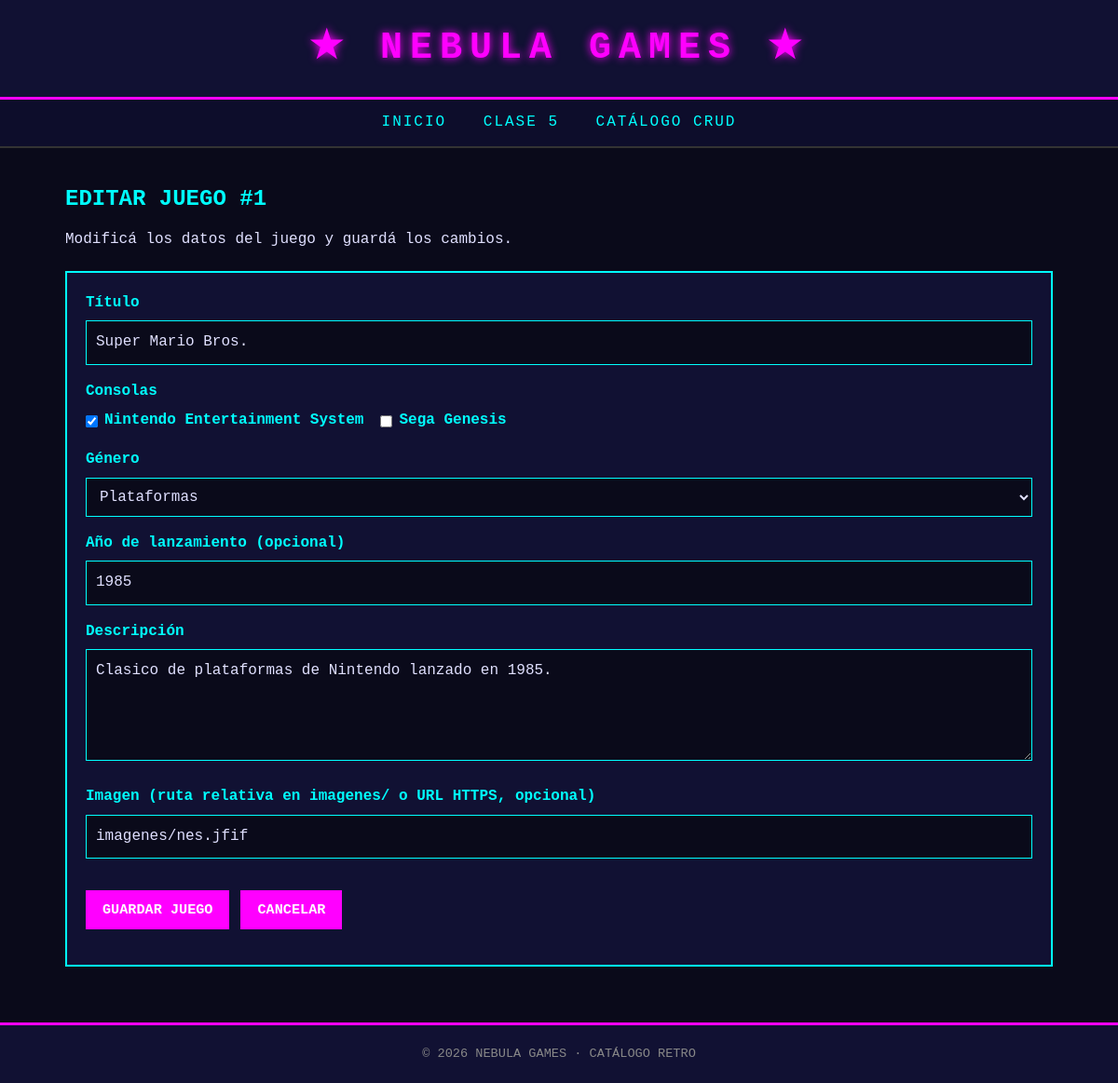
Screenshot of /admin/editar.php?id=1 with the database file from the repository.
### tables this page shows
CREATE TABLE IF NOT EXISTS juegos (
    id_juego INT NOT NULL AUTO_INCREMENT,
    id_genero INT NOT NULL,
    titulo VARCHAR(150) NOT NULL,
    anio_lanzamiento SMALLINT UNSIGNED DEFAULT NULL,
    descripcion TEXT DEFAULT NULL,
    imagen_url VARCHAR(500) DEFAULT NULL,
    created_at TIMESTAMP NOT NULL DEFAULT CURRENT_TIMESTAMP,
    updated_at TIMESTAMP NOT NULL DEFAULT CURRENT_TIMESTAMP ON UPDATE CURRENT_TIMESTAMP,
    PRIMARY KEY (id_juego),
    KEY idx_juegos_genero (id_genero),
    CONSTRAINT fk_juegos_generos FOREIGN KEY (id_genero)
        REFERENCES generos (id_genero) ON UPDATE CASCADE
);

CREATE TABLE IF NOT EXISTS consolas (
    id_consola INT NOT NULL AUTO_INCREMENT,
    id_fabricante INT NOT NULL,
    nombre VARCHAR(100) NOT NULL,
    generacion VARCHAR(40) DEFAULT NULL,
    anio_lanzamiento SMALLINT UNSIGNED DEFAULT NULL,
    created_at TIMESTAMP NOT NULL DEFAULT CURRENT_TIMESTAMP,
    updated_at TIMESTAMP NOT NULL DEFAULT CURRENT_TIMESTAMP ON UPDATE CURRENT_TIMESTAMP,
    PRIMARY KEY (id_consola),
    UNIQUE KEY uq_consolas_nombre_fabricante (nombre, id_fabricante),
    KEY fk_consolas_fabricantes (id_fabricante),
    CONSTRAINT fk_consolas_fabricantes FOREIGN KEY (id_fabricante)
        REFERENCES fabricantes (id_fabricante) ON UPDATE CASCADE
);

CREATE TABLE IF NOT EXISTS generos (
    id_genero INT NOT NULL AUTO_INCREMENT,
    nombre VARCHAR(80) NOT NULL,
    descripcion VARCHAR(255) DEFAULT NULL,
    created_at TIMESTAMP NOT NULL DEFAULT CURRENT_TIMESTAMP,
    updated_at TIMESTAMP NOT NULL DEFAULT CURRENT_TIMESTAMP ON UPDATE CURRENT_TIMESTAMP,
    PRIMARY KEY (id_genero),
    UNIQUE KEY nombre (nombre)
);

### includes/funciones.php (called while the page is built, shortened)
<?php
function h(string|int|null $value): string
{
    return htmlspecialchars((string) $value, ENT_QUOTES | ENT_SUBSTITUTE, 'UTF-8');
}
function load_game_options(PDO $pdo, string $table, string $idColumn): array
{
    $statement = $pdo->prepare("SELECT {$idColumn} AS id, nombre FROM {$table} ORDER BY nombre");
    $statement->execute();
    return $statement->fetchAll();
}

### includes/form-juego.php (the view, shortened to what this page needs)
<?php
$values = $values ?? [
    'titulo' => '',
    'id_genero' => '',
    'id_consolas' => [],
    'anio_lanzamiento' => '',
    'descripcion' => '',
    'imagen_url' => '',
];
$consoles = $consoles ?? [];
$genres = $genres ?? [];
$submitLabel = $submitLabel ?? 'GUARDAR JUEGO';
?>
<form class="crud-form" method="post">
    <div>
        <label for="titulo">Título</label>
        <input id="titulo" name="titulo" type="text" maxlength="150" required value="<?= h($values['titulo']) ?>">
    </div>
    <div>
        <span class="crud-field-label">Consolas</span>
        <div class="crud-checkboxes">
            <?php foreach ($consoles as $console): ?>
                <label>
                    <input type="checkbox" name="id_consolas[]" value="<?= h($console['id']) ?>" <?= in_array((string) $console['id'], $values['id_consolas'], true) ? 'checked' : '' ?>>
                    <?= h($console['nombre']) ?>
                </label>
            <?php endforeach; ?>
        </div>
    </div>
    <div>
        <label for="genero">Género</label>
        <select id="genero" name="id_genero" required>
            <?php foreach ($genres as $genre): ?>
                <option value="<?= h($genre['id']) ?>" <?= $values['id_genero'] === (string) $genre['id'] ? 'selected' : '' ?>><?= h($genre['nombre']) ?></option>
            <?php endforeach; ?>
        </select>
    </div>
    <div>
        <label for="anio_lanzamiento">Año de lanzamiento (opcional)</label>
        <input id="anio_lanzamiento" name="anio_lanzamiento" type="number" min="1950" max="<?= h(date('Y')) ?>" value="<?= h($values['anio_lanzamiento']) ?>">
    </div>
    <div>
        <label for="descripcion">Descripción</label>
        <textarea id="descripcion" name="descripcion" maxlength="5000"><?= h($values['descripcion']) ?></textarea>
    </div>
    <div>
        <label for="imagen_url">Imagen (ruta relativa en imagenes/ o URL HTTPS, opcional)</label>
        <input id="imagen_url" name="imagen_url" type="text" maxlength="500" value="<?= h($values['imagen_url']) ?>">
    </div>
    <div class="crud-form-actions">
        <button class="crud-button" type="submit"><?= h($submitLabel) ?></button>
        <a class="crud-link-button" href="index.php">CANCELAR</a>
    </div>
</form>

### estilos.css (style rules this page uses)
* { margin: 0; padding: 0; box-sizing: border-box; }
body { background-color: rgb(10, 10, 26); color: rgb(224, 224, 255); font-family: 'Courier New', monospace; line-height: 1.6; transition: background-color 0.3s ease, color 0.3s ease; }
.crud-actions, .crud-form-actions { display: flex; align-items: center; flex-wrap: wrap; gap: 12px; margin: 18px 0; }
.crud-button, .crud-link-button { display: inline-block; width: fit-content; padding: 10px 16px; border: 2px solid #ff00ff; background: #ff00ff; color: #ffffff; font: bold 0.95rem 'Courier New', monospace; text-decoration: none; cursor: pointer; }
.crud-panel, .crud-form { margin: 20px 0; padding: 20px; border: 2px solid #00ffff; background: #111133; }
.crud-form { display: grid; gap: 16px; }
.crud-form label { display: block; margin-bottom: 6px; color: #00ffff; font-weight: bold; }
.crud-form input, .crud-form textarea, .crud-form select, .crud-search input, .crud-search select { width: 100%; padding: 10px; border: 1px solid #00ffff; background: #0a0a1a; color: #e0e0ff; font: inherit; }
.crud-field-label { display: block; margin-bottom: 6px; color: #00ffff; font-weight: bold; }
.crud-checkboxes { display: flex; flex-wrap: wrap; gap: 8px 18px; }
.crud-checkboxes label { display: inline-flex; align-items: center; gap: 7px; margin: 0; }
.crud-checkboxes input { width: auto; }
.crud-form textarea { min-height: 120px; resize: vertical; }

### rows the page displays
juegos: titulo "Super Mario Bros.", id_genero "Plataformas", anio_lanzamiento "1985", descripcion "Clasico de plataformas de Nintendo lanzado en 1985.", imagen_url "imagenes/nes.jfif"
consolas: id_consola "☑", nombre "Nintendo Entertainment System"
consolas: nombre "Sega Genesis"

### other values shown
$id "1"
$submitLabel "GUARDAR JUEGO"
